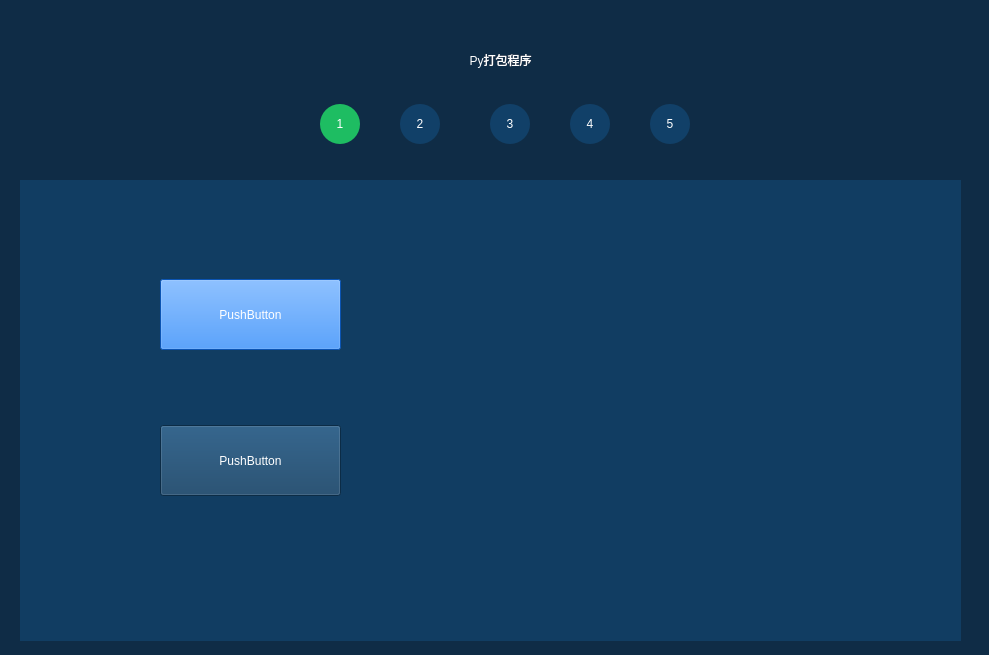
<?xml version="1.0" encoding="UTF-8"?>
<ui version="4.0">
 <class>Form</class>
 <widget class="QWidget" name="Form">
  <property name="geometry">
   <rect>
    <x>0</x>
    <y>0</y>
    <width>989</width>
    <height>655</height>
   </rect>
  </property>
  <property name="windowTitle">
   <string>Form</string>
  </property>
  <property name="styleSheet">
   <string notr="true">#widget_f{
border:2px solid rgb(30, 41, 51);
border-radius:10px;
}
#first_page{
background-color: rgb(38, 82, 120);
}
#btn_ok{
background-color: rgb(255, 217, 92);
font: 14pt &quot;等线&quot;;
border:none;
border-radius:3px;
}
#btn_ok:hover{
background-color: rgb(220, 198, 91);
color: rgb(255, 255, 255);
}
#listWidget_recently,#comboBox_pro{
background-color: rgb(28, 59, 86);
border:1px solid rgb(30, 41, 51);
border-radius:3px;
color:rgb(230, 221, 197);
font: 12pt &quot;等线&quot;;
}
#comboBox_pro QAbstractItemView{
background-color: rgb(28, 59, 86);
color:rgb(230, 221, 197);
}</string>
  </property>
  <layout class="QVBoxLayout" name="verticalLayout">
   <property name="spacing">
    <number>0</number>
   </property>
   <property name="leftMargin">
    <number>0</number>
   </property>
   <property name="topMargin">
    <number>0</number>
   </property>
   <property name="rightMargin">
    <number>0</number>
   </property>
   <property name="bottomMargin">
    <number>0</number>
   </property>
   <item>
    <widget class="QStackedWidget" name="stackedWidget">
     <property name="currentIndex">
      <number>1</number>
     </property>
     <widget class="QWidget" name="first_page">
      <layout class="QGridLayout" name="gridLayout">
       <item row="0" column="1">
        <spacer name="verticalSpacer">
         <property name="orientation">
          <enum>Qt::Vertical</enum>
         </property>
         <property name="sizeHint" stdset="0">
          <size>
           <width>20</width>
           <height>49</height>
          </size>
         </property>
        </spacer>
       </item>
       <item row="1" column="0">
        <spacer name="horizontalSpacer">
         <property name="orientation">
          <enum>Qt::Horizontal</enum>
         </property>
         <property name="sizeHint" stdset="0">
          <size>
           <width>141</width>
           <height>20</height>
          </size>
         </property>
        </spacer>
       </item>
       <item row="1" column="1">
        <widget class="QWidget" name="widget_f" native="true">
         <property name="minimumSize">
          <size>
           <width>671</width>
           <height>521</height>
          </size>
         </property>
         <widget class="QWidget" name="widget" native="true">
          <property name="geometry">
           <rect>
            <x>30</x>
            <y>30</y>
            <width>280</width>
            <height>450</height>
           </rect>
          </property>
          <property name="styleSheet">
           <string notr="true"/>
          </property>
          <widget class="QPushButton" name="btn_ok">
           <property name="geometry">
            <rect>
             <x>30</x>
             <y>250</y>
             <width>231</width>
             <height>61</height>
            </rect>
           </property>
           <property name="text">
            <string>确定</string>
           </property>
          </widget>
          <widget class="QComboBox" name="comboBox_pro">
           <property name="geometry">
            <rect>
             <x>30</x>
             <y>150</y>
             <width>231</width>
             <height>71</height>
            </rect>
           </property>
           <item>
            <property name="text">
             <string>打包新项目</string>
            </property>
           </item>
           <item>
            <property name="text">
             <string>打包最近项目</string>
            </property>
           </item>
          </widget>
         </widget>
         <widget class="QListWidget" name="listWidget_recently">
          <property name="geometry">
           <rect>
            <x>370</x>
            <y>30</y>
            <width>280</width>
            <height>450</height>
           </rect>
          </property>
          <item>
           <property name="text">
            <string>项目</string>
           </property>
          </item>
         </widget>
        </widget>
       </item>
       <item row="1" column="2">
        <spacer name="horizontalSpacer_2">
         <property name="orientation">
          <enum>Qt::Horizontal</enum>
         </property>
         <property name="sizeHint" stdset="0">
          <size>
           <width>141</width>
           <height>20</height>
          </size>
         </property>
        </spacer>
       </item>
       <item row="2" column="1">
        <spacer name="verticalSpacer_2">
         <property name="orientation">
          <enum>Qt::Vertical</enum>
         </property>
         <property name="sizeHint" stdset="0">
          <size>
           <width>20</width>
           <height>49</height>
          </size>
         </property>
        </spacer>
       </item>
      </layout>
     </widget>
     <widget class="QWidget" name="page_2">
      <property name="styleSheet">
       <string notr="true">*{
color:#fff;
background-color: rgb(15, 44, 70);
}
#title{
font: italic 20pt &quot;Zapfino&quot;;
}
#label_1,#label_2,#label_5,#label_6,#label_7{
background-color: rgb(17, 64, 104);
border-radius:20px;
}</string>
      </property>
      <widget class="QWidget" name="widget_top" native="true">
       <property name="geometry">
        <rect>
         <x>20</x>
         <y>14</y>
         <width>951</width>
         <height>151</height>
        </rect>
       </property>
       <property name="styleSheet">
        <string notr="true"/>
       </property>
       <widget class="QLabel" name="title">
        <property name="geometry">
         <rect>
          <x>30</x>
          <y>10</y>
          <width>901</width>
          <height>71</height>
         </rect>
        </property>
        <property name="text">
         <string>Py打包程序</string>
        </property>
        <property name="alignment">
         <set>Qt::AlignCenter</set>
        </property>
       </widget>
       <widget class="QLabel" name="label_1">
        <property name="geometry">
         <rect>
          <x>300</x>
          <y>90</y>
          <width>40</width>
          <height>40</height>
         </rect>
        </property>
        <property name="styleSheet">
         <string notr="true">background-color: rgb(30, 189, 98);</string>
        </property>
        <property name="text">
         <string>1</string>
        </property>
        <property name="alignment">
         <set>Qt::AlignCenter</set>
        </property>
       </widget>
       <widget class="QLabel" name="label_2">
        <property name="geometry">
         <rect>
          <x>380</x>
          <y>90</y>
          <width>40</width>
          <height>40</height>
         </rect>
        </property>
        <property name="text">
         <string>2</string>
        </property>
        <property name="alignment">
         <set>Qt::AlignCenter</set>
        </property>
       </widget>
       <widget class="QLabel" name="label_5">
        <property name="geometry">
         <rect>
          <x>470</x>
          <y>90</y>
          <width>40</width>
          <height>40</height>
         </rect>
        </property>
        <property name="text">
         <string>3</string>
        </property>
        <property name="alignment">
         <set>Qt::AlignCenter</set>
        </property>
       </widget>
       <widget class="QLabel" name="label_6">
        <property name="geometry">
         <rect>
          <x>550</x>
          <y>90</y>
          <width>40</width>
          <height>40</height>
         </rect>
        </property>
        <property name="text">
         <string>4</string>
        </property>
        <property name="alignment">
         <set>Qt::AlignCenter</set>
        </property>
       </widget>
       <widget class="QLabel" name="label_7">
        <property name="geometry">
         <rect>
          <x>630</x>
          <y>90</y>
          <width>40</width>
          <height>40</height>
         </rect>
        </property>
        <property name="text">
         <string>5</string>
        </property>
        <property name="alignment">
         <set>Qt::AlignCenter</set>
        </property>
       </widget>
      </widget>
      <widget class="QStackedWidget" name="stackedWidget_2">
       <property name="geometry">
        <rect>
         <x>20</x>
         <y>180</y>
         <width>941</width>
         <height>461</height>
        </rect>
       </property>
       <property name="styleSheet">
        <string notr="true">*{
	background-color: rgb(17, 61, 98);
}</string>
       </property>
       <property name="currentIndex">
        <number>1</number>
       </property>
       <widget class="QWidget" name="page">
        <widget class="QGroupBox" name="groupBox">
         <property name="geometry">
          <rect>
           <x>40</x>
           <y>30</y>
           <width>821</width>
           <height>51</height>
          </rect>
         </property>
         <property name="styleSheet">
          <string notr="true">border:2px solid rgb(5, 32, 56);</string>
         </property>
         <property name="title">
          <string>GroupBox</string>
         </property>
        </widget>
       </widget>
       <widget class="QWidget" name="page_3">
        <widget class="QWidget" name="widget_2" native="true">
         <property name="geometry">
          <rect>
           <x>20</x>
           <y>20</y>
           <width>421</width>
           <height>371</height>
          </rect>
         </property>
         <property name="layoutDirection">
          <enum>Qt::LeftToRight</enum>
         </property>
         <property name="autoFillBackground">
          <bool>false</bool>
         </property>
         <widget class="QPushButton" name="pushButton">
          <property name="geometry">
           <rect>
            <x>120</x>
            <y>79</y>
            <width>181</width>
            <height>71</height>
           </rect>
          </property>
          <property name="minimumSize">
           <size>
            <width>181</width>
            <height>71</height>
           </size>
          </property>
          <property name="maximumSize">
           <size>
            <width>181</width>
            <height>71</height>
           </size>
          </property>
          <property name="styleSheet">
           <string notr="true">background-color: rgb(15, 118, 250);</string>
          </property>
          <property name="text">
           <string>PushButton</string>
          </property>
         </widget>
         <widget class="QPushButton" name="pushButton_2">
          <property name="geometry">
           <rect>
            <x>120</x>
            <y>225</y>
            <width>181</width>
            <height>71</height>
           </rect>
          </property>
          <property name="minimumSize">
           <size>
            <width>181</width>
            <height>71</height>
           </size>
          </property>
          <property name="maximumSize">
           <size>
            <width>181</width>
            <height>71</height>
           </size>
          </property>
          <property name="text">
           <string>PushButton</string>
          </property>
         </widget>
        </widget>
        <widget class="QWidget" name="widget_3" native="true">
         <property name="geometry">
          <rect>
           <x>550</x>
           <y>20</y>
           <width>351</width>
           <height>391</height>
          </rect>
         </property>
        </widget>
       </widget>
      </widget>
     </widget>
    </widget>
   </item>
  </layout>
 </widget>
 <resources/>
 <connections/>
</ui>
